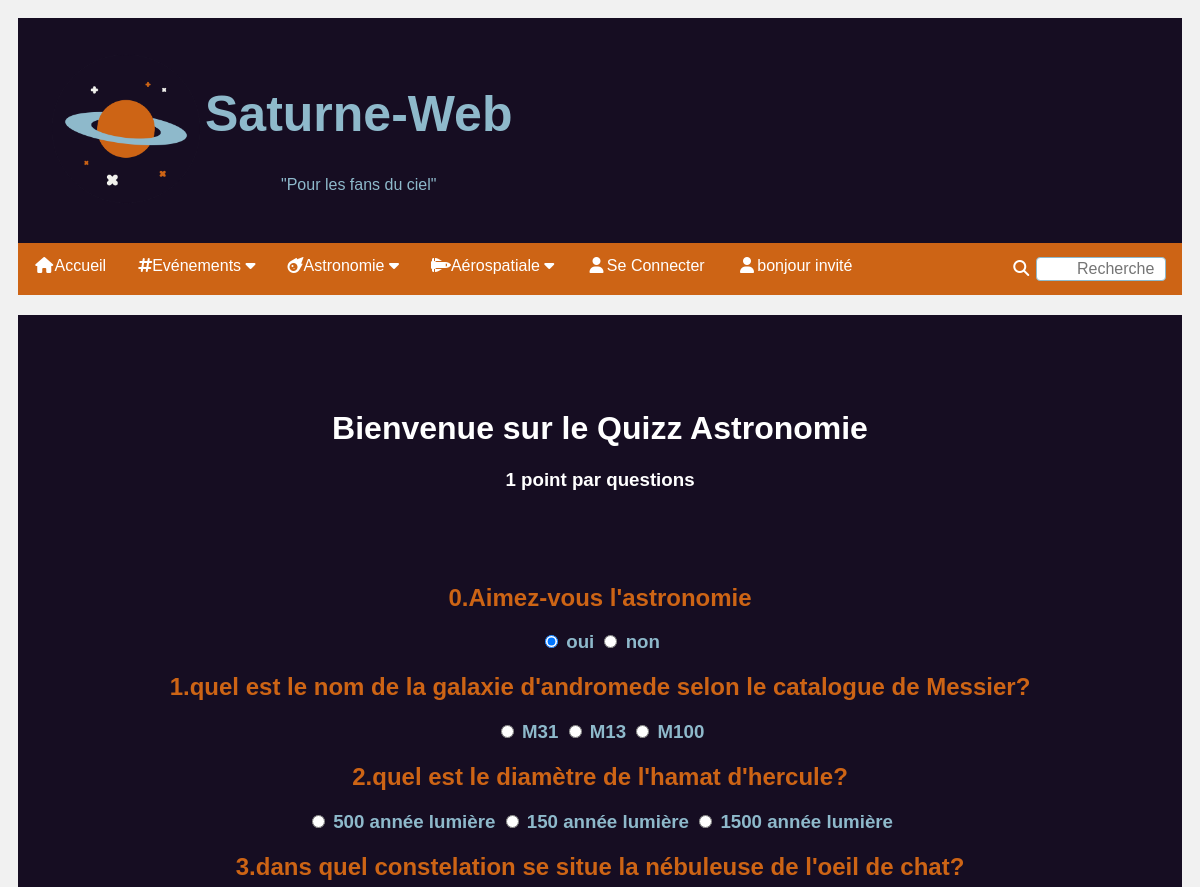
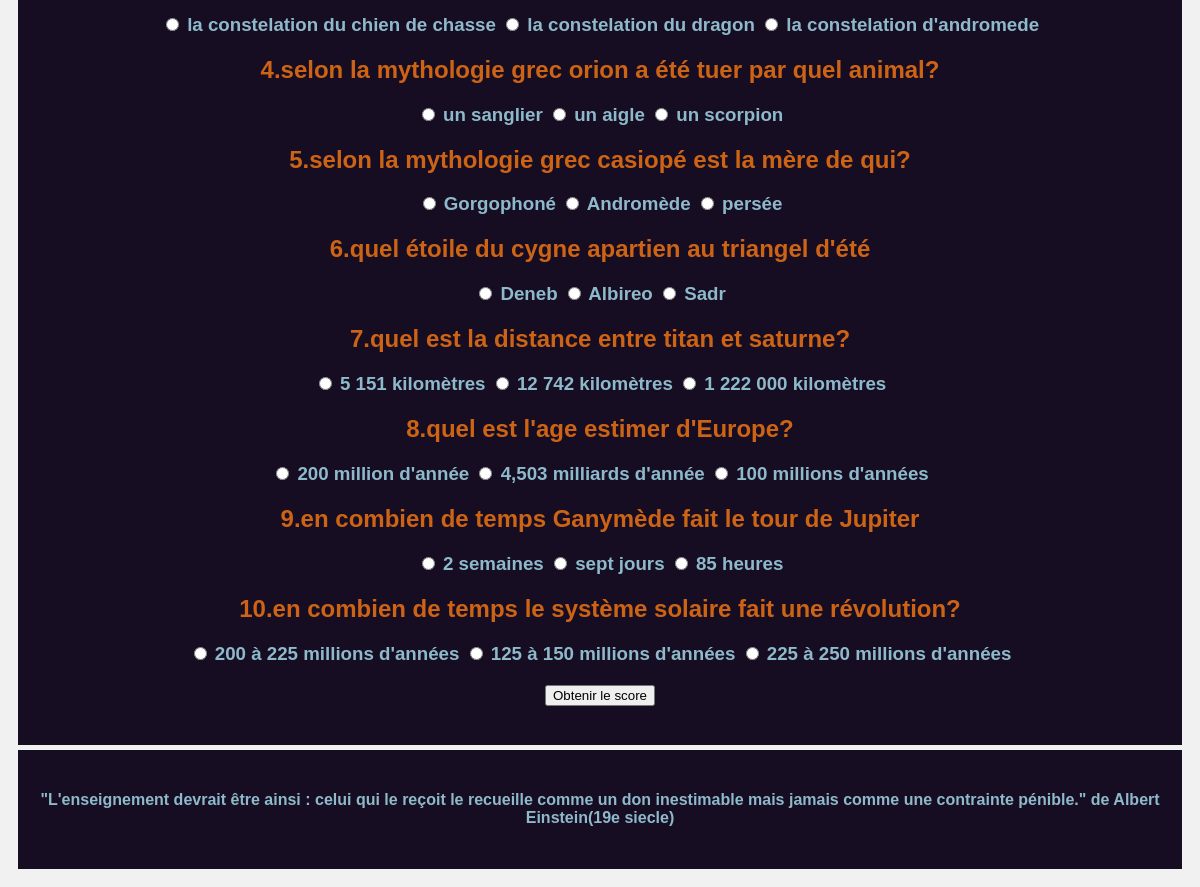
Screenshot of /Quizz.php with the database file from the repository (2 pictures, top to bottom).
### tables this page shows
create table Quizzastro(
id int not null AUTO_INCREMENT,
question varchar(250),
reponse varchar(250),
non1 varchar(250),
non2 varchar(250),
PRIMARY KEY (id));

create table Citation(
IdCita int not NULL AUTO_INCREMENT,
NomAuteur varchar(20),
PrenomAuteur varchar(20),
laCitation varchar(200),
dateCitation varchar(20),
PRIMARY KEY (IdCita));

### Quizz.php (the view, shortened to what this page needs)
<!DOCTYPE html>
<html lang="fr">
<head>
<link rel="stylesheet" href="https://cdnjs.cloudflare.com/ajax/libs/font-awesome/4.7.0/css/font-awesome.min.css">
<link rel="stylesheet" href="Saturne-Web.css" />
<link rel="stylesheet" href="https://cdnjs.cloudflare.com/ajax/libs/font-awesome/4.7.0/css/font-awesome.min.css">
</head>
<body>
<?php include("Entete.php"); ?>
<div class="row">
<div class="card">
  <br>
  <br>
  <br>
    <div class="sommaire">
		<h1>Bienvenue sur le Quizz Astronomie</h1>
		<h3>1 point par questions</h3>
	</div>
		<br>
		<br>
		<br>
		<FORM name="quiz" method="post" action="profil.php" enctype="multipart/form-data">
		<h2 align='center'style='color:#CD6415;'>0.Aimez-vous l'astronomie</h2>
		<h3 align='center'style='color:#8EB9CB;'>
				<INPUT TYPE=RADIO NAME='typeQuizz' VALUE='2' CHECKED id='Vrai'> oui
				<INPUT TYPE=RADIO NAME='typeQuizz' VALUE='2' >   non </h3>
		<?php
				$connexion= new mysqli("localhost","root","","saturneweb")
					or die("connexion au serveur impossible");
					$connexion->set_charset("utf8");
				$requete="select * FROM Quizzastro ;";
				$resultat= $connexion->query($requete);
				while($ligne=$resultat->fetch_assoc())
				{
				$min=1;
				$max=3;
				$rand=rand ( $min , $max );
					extract($ligne);
					echo"<h2 align='center'style='color:#CD6415;'>$id.$question</h2>";
					echo"<h3 align='center'style='color:#8EB9CB;'>";
					if($rand==1){
						echo"<INPUT TYPE=RADIO NAME='$id' VALUE=\"$reponse\" > $reponse
							<INPUT TYPE=RADIO NAME='$id' VALUE='0' >   $non1
							<INPUT TYPE=RADIO NAME='$id' VALUE='0'>   $non2";
					} elseif ($rand==2) {
						echo"<INPUT TYPE=RADIO NAME='$id' VALUE='0'>   $non2
						<INPUT TYPE=RADIO NAME='$id' VALUE=\"$reponse\" > $reponse
						<INPUT TYPE=RADIO NAME='$id' VALUE='0' >   $non1";
					} else {
						echo"<INPUT TYPE=RADIO NAME='$id' VALUE='0'>   $non1
						<INPUT TYPE=RADIO NAME='$id' VALUE='0' >   $non2
						<INPUT TYPE=RADIO NAME='$id' VALUE=\"$reponse\" > $reponse";
					}
					echo"</h3>";
				}
				echo"<h3 align='center' style='color:#CD6415;' ><input type='submit' value='Obtenir le score'></h3>";
			?>
			</FORM>
  </div>
  </div>
</body>
<footer>
<?php include("CitationsPhp.php"); ?>
</footer>
</html>

### CitationsPhp.php (shortened to what this page needs)
<?php
$connexion= new mysqli("localhost","root","","saturneweb")
		or die("connexion au serveur impossible");
$requete="SELECT COUNT(IdCita ) FROM citation;";
$resultat= $connexion->query($requete);
$connexion->set_charset("utf8");
$row = $resultat->fetch_array(MYSQLI_NUM);
$min=1;
$max=$row[0];
$rand=rand ( $min , $max );
$requete="select * FROM citation Where IdCita=$rand ;";
$resultat= $connexion->query($requete);
echo"<table cellpadding='1' border='0'>";
while($ligne=$resultat->fetch_assoc())
{
	extract($ligne);
	echo"<h4><strong> \"$laCitation\" de  $PrenomAuteur $NomAuteur($dateCitation)</strong></h4>";
}
echo "</table>";
?>

### Saturne-Web.css (style rules this page uses)
* { box-sizing: border-box; text-decoration:none; }
body { font-family: Arial; padding: 10px; background: #f1f1f1; }
footer { padding: 20px; text-align: center; overflow: hidden; background-color: #333; margin-top: 5px; text-decoration: none; background-color:#160D22; color:#8EB9CB; }
.sommaire { text-align:center; text-decoration:none; color:white; }
.card { background-color: #160D22; padding: 20px; margin-top: 20px; color: white; }
.row:after { content: ""; display: table; clear: both; }

### rows the page displays
quizzastro: id "1", question "quel est le nom de la galaxie d'andromede selon le catalogue de Messier?", reponse "M31", non1 "M13", non2 "M100"
quizzastro: id "2", question "quel est le diamètre de l'hamat d'hercule?", non2 "500 année lumière", reponse "150 année lumière", non1 "1500 année lumière"
quizzastro: id "3", question "dans quel constelation se situe la nébuleuse de l'oeil de chat?", non2 "la constelation du chien de chasse", reponse "la constelation du dragon", non1 "la constelation d'andromede"
quizzastro: id "4", question "selon la mythologie grec orion a été tuer par quel animal?", non1 "un sanglier", non2 "un aigle", reponse "un scorpion"
quizzastro: id "5", question "selon la mythologie grec casiopé est la mère de qui?", non2 "Gorgophoné", reponse "Andromède", non1 "persée"
quizzastro: id "6", question "quel étoile du cygne apartien au triangel d'été", reponse "Deneb", non1 "Albireo", non2 "Sadr"
quizzastro: id "7", question "quel est la distance entre titan et saturne?", non1 "5 151 kilomètres", non2 "12 742 kilomètres", reponse "1 222 000 kilomètres"
quizzastro: id "8", question "quel est l'age estimer d'Europe?", non1 "200 million d'année", non2 "4,503 milliards d'année", reponse "100 millions d'années"
quizzastro: id "9", question "en combien de temps Ganymède fait le tour de Jupiter", non2 "2 semaines", reponse "sept jours", non1 "85 heures"
quizzastro: id "10", question "en combien de temps le système solaire fait une révolution?", non1 "200 à 225 millions d'années", non2 "125 à 150 millions d'années", reponse "225 à 250 millions d'années"
citation: laCitation "L'enseignement devrait être ainsi : celui qui le reçoit le recueille comme un don inestimable mais jamais comme une contrainte pénible.", PrenomAuteur "Albert", NomAuteur "Einstein", dateCitation "19e siecle"

### other values shown
$pseudo "invité"
